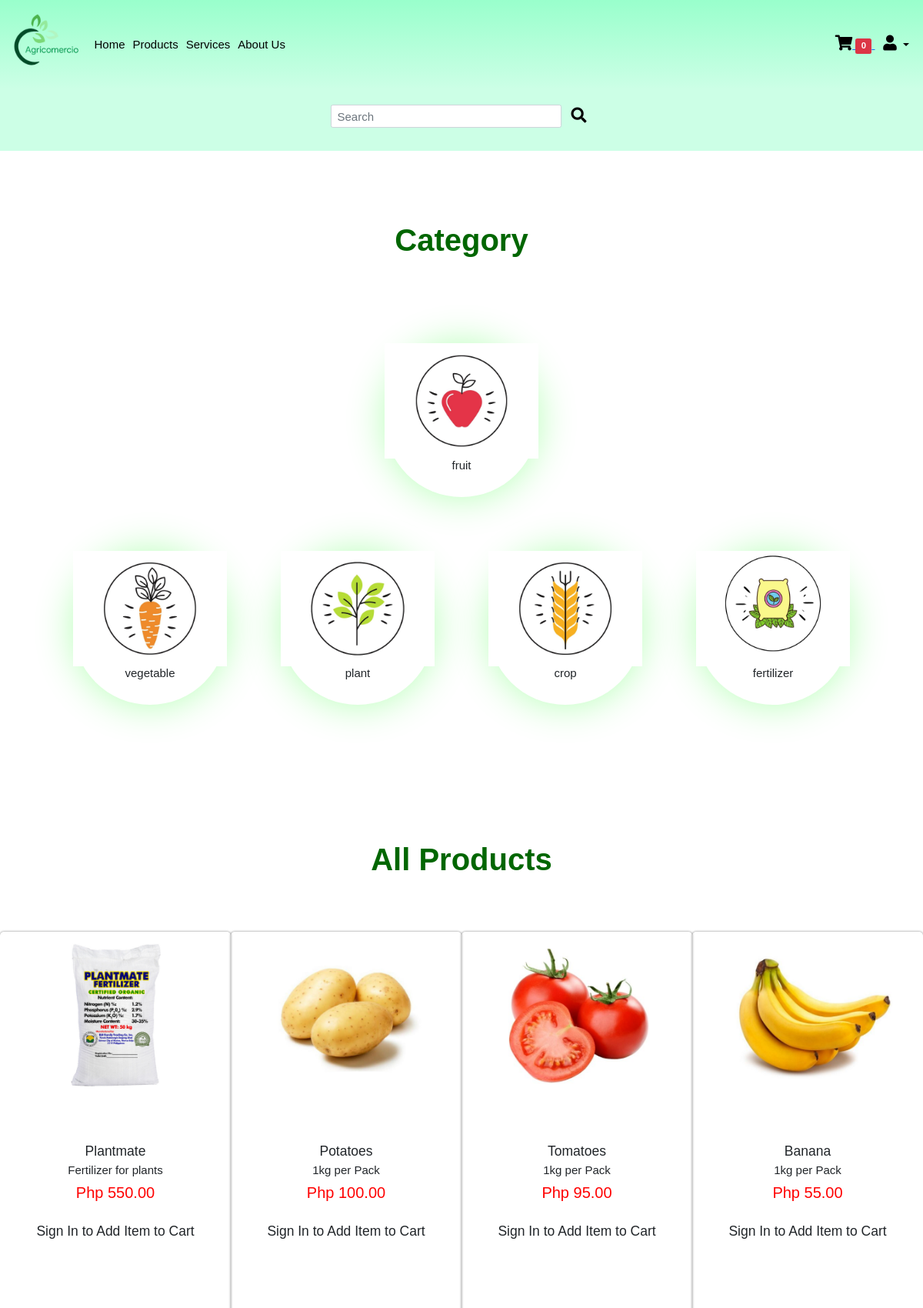
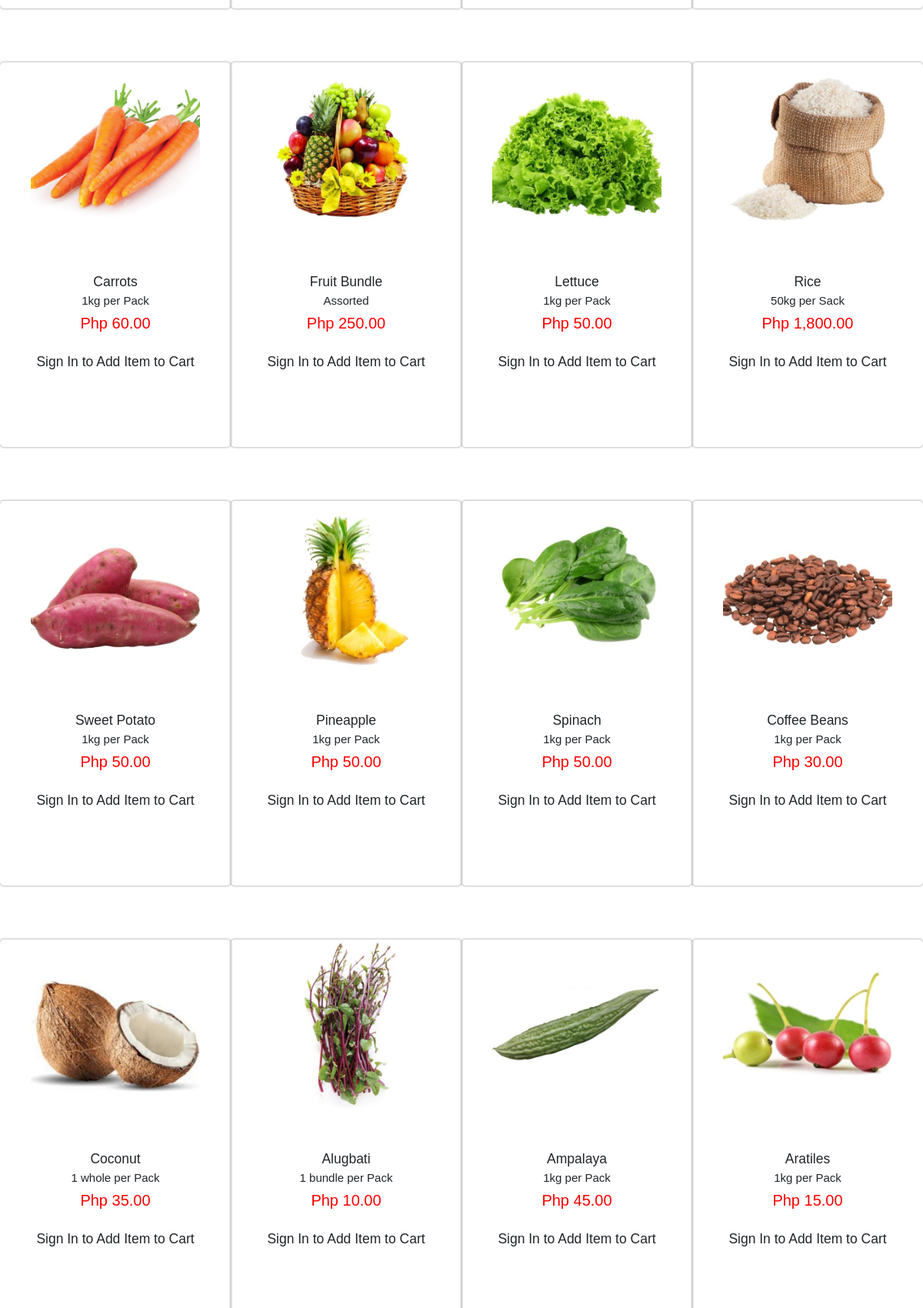
The page /product.php (upper part) on the database its author committed (2 pictures, top to bottom).
### tables this page shows
CREATE TABLE `category` (
  `cat_id` int(50) NOT NULL,
  `cat_desc` varchar(128) NOT NULL,
  `cat_status` varchar(50) NOT NULL COMMENT 'A for Active\r\nNA for Not Available',
  `cat_img` varchar(50) NOT NULL
);

CREATE TABLE `items` (
  `item_id` int(11) NOT NULL,
  `item_name` varchar(128) NOT NULL,
  `cat_id` int(11) NOT NULL,
  `item_desc` varchar(255) NOT NULL,
  `item_status` varchar(20) NOT NULL COMMENT 'A for Available, NA for unavailable',
  `item_price` int(11) NOT NULL,
  `user_id` varchar(64) NOT NULL COMMENT 'this is for Sellers user_ref_number',
  `item_img` varchar(128) NOT NULL
);

### includes/function.inc.php (called while the page is built, shortened)
<?php
function getCatList($conn){
    $sql = "SELECT * FROM category";
    $stmt = mysqli_stmt_init($conn);
    if (!mysqli_stmt_prepare($stmt, $sql)){
        header("location: products.php?error=stmtfailed");
        exit();
    }
    mysqli_stmt_execute($stmt);
    $resultData = mysqli_stmt_get_result($stmt);
    $arr = array();
    while($row = mysqli_fetch_assoc($resultData)){
            array_push($arr,$row);
    }
    return $arr;
}

### product.php (the view, shortened to what this page needs)
<?php
include_once "includes/db_conn.php";
include_once "includes/function.inc.php";
$status_logged_in = null;
$searchkey="";
?>
<!DOCTYPE html>
<html lang="en">
<head>
    <link rel="stylesheet" href="css/bootstrap.css">
    <link rel="stylesheet" href="css/style.css">
    <link rel="stylesheet" href="css/fontawesome.css">
    <link rel="stylesheet" href="https://cdnjs.cloudflare.com/ajax/libs/font-awesome/5.15.2/css/all.min.css">
</head>
<body>
<header id="header">
    <nav class="navbar navbar-expand-lg ">
    <div class="container-fluid">
        <a class="navbar-brand" href="product.php">
        <div class="right">
        <img clas ="logo" src="img/logo2.png" alt="" width="100px" height="100px">
            </div>
        </a>
        <div class="collapse navbar-collapse" id="navbarSupportedContent">
        <ul class="navbar-nav me-auto mb-2 mb-lg-0">
            <li class="nav-item">
            <a class="nav-link active" aria-current="page" href="index.php">Home</a>
            </li>
            <li class="nav-item">
            <a class="nav-link" href="product.php">Products</a>
            </li>
            <li class="nav-item">
            <a class="nav-link" href="services.php">Services</a>
            </li>
            <li class="nav-item">
            <a class="nav-link" href="About.php">About Us</a>
            </li>
        </ul>
        <div class="dropdown">
            <a href="cart.php"><div class="fas fa-shopping-cart"></div>
                <?php
                            $sql_cart_count = "SELECT COUNT(*) cartcount FROM `cart` WHERE status = 'P' AND user_id = ?;";
                            $stmt=mysqli_stmt_init($conn);
                        if (!mysqli_stmt_prepare($stmt, $sql_cart_count)){
                            header("location: index.php?error=stmtfailed");
                            exit();
                        }
                            mysqli_stmt_bind_param($stmt, "s" ,$_SESSION['userid']);
                            mysqli_stmt_execute($stmt);
                            $resultData = mysqli_stmt_get_result($stmt);
                            if($row = mysqli_fetch_assoc($resultData)){ ?>
                                <span class="badge bg-danger"><?php echo $row['cartcount']; ?></span>
                            <?php }
                            ?>
                </a>
                <button class="dropdown-toggle" type="button" id="dropdownMenu2" data-bs-toggle="dropdown" aria-expanded="false">
                <div class="fas fa-user"></div>
                </button>
            </div>
        </div>
        </div>
    </nav>
</header>
    <section id= "search">
        <div class = "container-fluid">
            <form action="product.php" method="GET" class="d-flex">
                <input id="searchbar" name="searchkey" class="form-control me-2" type="search" placeholder="Search" aria-label="Search">
                <button class="btn btn-light" type="submit"><i class="fas fa-search"></i></button>
            </form>
        </div>
    </section>
<?php
    if($searchkey == "") {
       $sql = "SELECT i.item_id
                 , i.item_name
                  ,item_desc
                 , c.cat_desc
                 , i.item_price
                 , i.item_img
              FROM `items` i
              JOIN `category` c
                ON i.cat_id = c.cat_id
                AND i.item_status = 'A';";
    $stmt=mysqli_stmt_init($conn);
     if (!mysqli_stmt_prepare($stmt, $sql)){
    echo "Statement Failed.";
    exit();
     }
             }
       mysqli_stmt_execute($stmt);
       $resultData = mysqli_stmt_get_result($stmt);
       $arr=array();
       while($row = mysqli_fetch_assoc($resultData)){
           array_push($arr,$row);
       }
     if(!empty($arr)){
         ?>
    <section id="product-category">
    <div class="caption">
        <h2>Category</h2>
    </div>
    <div class="category-cont">
    <?php
            $categories = getCatList($conn);
                    foreach($categories as $key => $val ){ ?>
        <div class="category-slider">
            <div class="category-card">
                    <div class="category-img">
                    <a href="itemlist.php?category=<?php echo $val['cat_id']; ?>&catname=<?php echo $val['cat_desc']; ?>">
                        <img src="img/<?php echo $val['cat_img'];?>" alt="" width="200px" height="200px"></a>
                        </div>
                        <div class="content-cat">
                        <h4><?php echo $val['cat_desc'];?></h4>
                        </div>
            </div>
            <?php }  ?>
        </div>
    </div>
</section>
<section id="product">
<div class="caption">
        <h2>All Products</h2>
    </div>
    <div class="product-container">
        <?php
        foreach($arr as $key => $val){
        ?>
        <div class="product-slider">
            <div class="product-card item">
                <div class="image">
                <img src="img/<?php echo $val['item_img'] ?>" alt="1 x 1" class="card-img-top">
                </div>
                    <div class="content">
                        <h3><?php echo $val['item_name'] ?></h3>
                        <h4><?php echo $val['item_desc'] ?></h4>
                        <div class="price"><p> Php <?php echo number_format($val['item_price'],2)  ?></p>
                        </div>
                        <?php
                if(isset($status_logged_in)){
                          switch($status_logged_in['usertype']){
                              case 'Customer':
                          ?>
                            <form action="includes/processorder.php" method= "GET">
                            <input hidden type="text" name="item_id"  value = "<?php echo $val['item_id']; ?>">
                            <label for="Quantity">Quantity</label>
                            <input  type="number" value = "1" min="1" name="item_qty">
                            <button type="submit" class = "btn-addcart">
                            <i class="fas fa-cart-arrow-down"></i>
                            </button>
                            </form>
                 <?php        break;
                              case 'Admin':
                               header("location: admin/admin.php");
                                break;
                              case 'Seller':
                               header("location: seller/index.php");
                               break;
                          }
                }
                else{ ?>
                <br>
                    <h3>Sign In to Add Item to Cart</h3>
                <?php }
                ?>
                    </div>
            </div>
        </div>
                    <?php
                        }
                    }
                        ?>
    </div>
</section>
</body>
</html>

### css/style.css (style rules this page uses)
* { margin: 0; box-sizing: border-box; transition: all .1s linear; font-family: 'Exo 2', sans-serif ; }
html { font-size: 62.5%; scroll-behavior: smooth; }
body { overflow-x: hidden; }
#header { font-size: 1.5rem; font-weight: lighter; background-image:linear-gradient(#99ffcc,#ccffe6) ; }
.fa-user { font-size: 2rem; cursor: pointer; color: #000000; }
.fa-shopping-cart { font-size: 2rem; cursor: pointer; color: #000000; }
#search { background:#ccffe6; width: 100vw; height: 10vh; }
#search form { padding: 2rem; justify-content: center; }
#search .form-control { width: 30rem; height: 3rem; font-size: 1.5rem; }
#search button { margin-top: -0.5rem; font-size: 2rem; background: transparent; border: none; }
nav li a { color:black; }
.caption { text-align-last: center; padding-bottom: 20px; padding-top: 1%; }
.caption h2 { margin-top: 8rem; text-align-last: center; color: #006600; font-size: 4rem; font-weight: bolder; }
.dropdown #dropdownMenu2 { background: none; border: none; outline: none; color: black; width: 5.5rem; text-decoration: none; }
#product { display: flex; align-items: center; flex-flow: column; width: 100vw; }
.product-container { width:100% ; margin: 1rem; display: flex; align-items: center; flex-wrap: wrap; justify-content: space-around; }
.product-card { height: 50rem; width: 30rem; margin: 3.5rem auto; box-shadow: 0 0 .3rem rgba(0, 0, 0,.5); border-radius: 0.5rem; position: relative; }
#product .image { height: 50%; width: 100%; }
#product .image img { height: 220px; width: 220px; object-fit: cover; }
#product .content { padding: 2.5rem; height: 30%; width: 100%; text-align: center; }
#product .price { font-size: 2rem; color: red; }
#product-category { display: flex; align-items: center; justify-content: center; flex-flow: column; width: 100vw; }
.category-cont { width: 100%; margin: 5rem; }
.category-slider { display: flex; align-items: center; flex-wrap: wrap; justify-content: space-around; }
.category-card { height: 20rem; width: 20rem; margin: 3.5rem; box-shadow: 0 0 5rem rgba(0,255,0,0.3); border-radius: 10rem ; position: relative; }
.category-img { height: 75%; width: 100%; }
.category-img img { height: 100%; width: 100%; object-fit: cover; }
.content-cat { height: 25%; width: 100%; text-align: center; }
.image { margin-top: 1rem; height: 30%; width: 100%; justify-content: center; text-align-last: center; }

### rows shown on the page
category: cat_img (picture), cat_desc "fruit"
category: cat_img (picture), cat_desc "vegetable"
category: cat_img (picture), cat_desc "plant"
category: cat_img (picture), cat_desc "crop"
category: cat_img (picture), cat_desc "fertilizer"
items: item_img (picture), item_name "Plantmate", item_desc "Fertilizer for plants", item_price "550.00"
items: item_img (picture), item_name "Potatoes", item_desc "1kg per Pack", item_price "100.00"
items: item_img (picture), item_name "Tomatoes", item_desc "1kg per Pack", item_price "95.00"
items: item_img (picture), item_name "Banana", item_desc "1kg per Pack", item_price "55.00"
items: item_img (picture), item_name "Carrots", item_desc "1kg per Pack", item_price "60.00"
items: item_img (picture), item_name "Fruit Bundle", item_desc "Assorted", item_price "250.00"
items: item_img (picture), item_name "Lettuce", item_desc "1kg per Pack", item_price "50.00"
items: item_img (picture), item_name "Rice", item_desc "50kg per Sack", item_price "1,800.00"
items: item_img (picture), item_name "Sweet Potato", item_desc "1kg per Pack", item_price "50.00"
items: item_img (picture), item_name "Pineapple", item_desc "1kg per Pack", item_price "50.00"
items: item_img (picture), item_name "Spinach", item_desc "1kg per Pack", item_price "50.00"
items: item_img (picture), item_name "Coffee Beans", item_desc "1kg per Pack", item_price "30.00"
items: item_img (picture), item_name "Coconut", item_desc "1 whole per Pack", item_price "35.00"
items: item_img (picture), item_name "Alugbati", item_desc "1 bundle per Pack", item_price "10.00"
items: item_img (picture), item_name "Ampalaya", item_desc "1kg per Pack", item_price "45.00"
items: item_img (picture), item_name "Aratiles", item_desc "1kg per Pack", item_price "15.00"

### other values the page prints
$row['cartcount'] "0"
